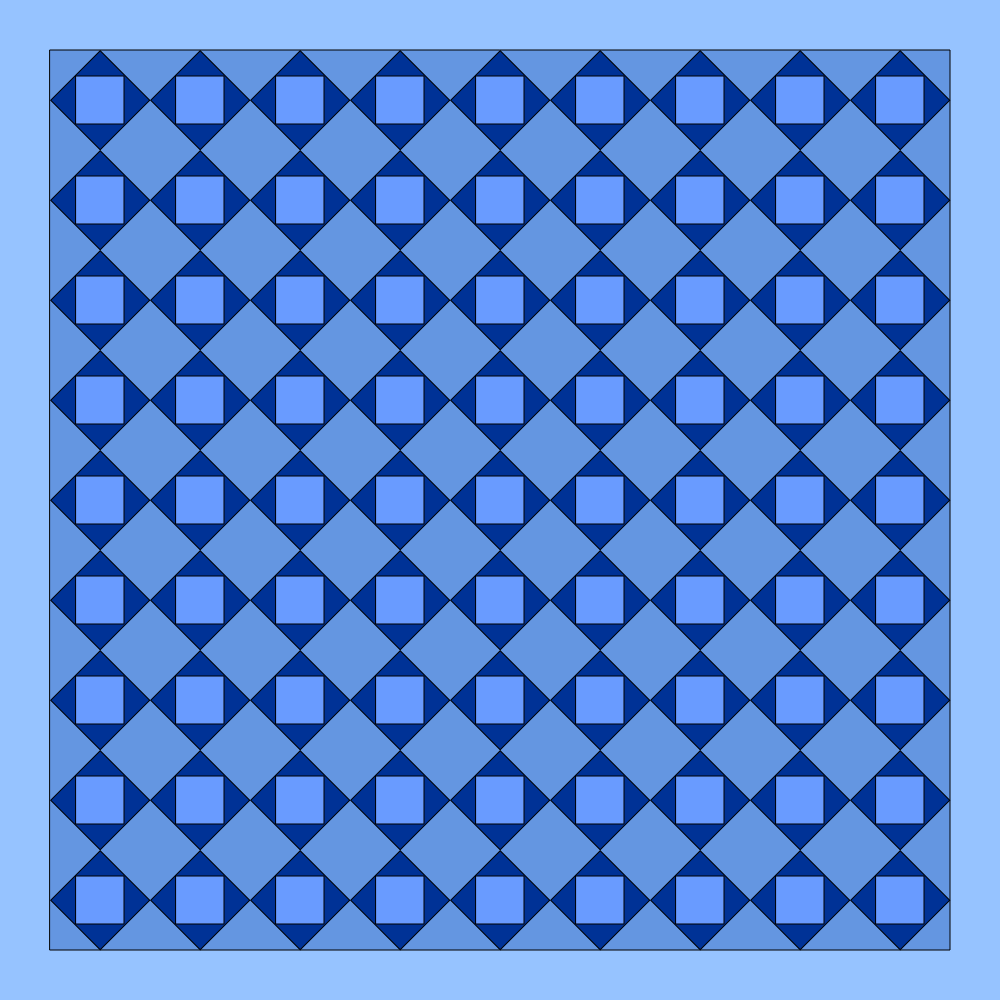
Frame 1 (no input)
Frame 2 (the mouse pressed at the canvas centre, redrawn once): identical to frame 1, image omitted

The p5.js sketch that drew this single still picture (run headless with seeded random() and noise() and a simulated clock; the mouse was pressed at the canvas centre and the sketch redrawn once):

// p5.js sketch
// ── sketch.js
function setup() {
  createCanvas(1000, 1000);
  noLoop()
}

function draw() {
    
//  border
  fill(150, 195, 255);//light blue
  noStroke();
  rect(0, 0, 1000, 50);// top
  rect(0, 950, 1000, 52);  // bottom
  
  fill(150, 195, 255);
  rect(0, 50, 51, 900); // left
  rect(949, 50, 51, 900); // right
  
//background
  stroke (0,0,0)
  fill(100,150,225);//medium blue
  rect(50, 50, 900, 900);
  
  
  translate(50, 50);

// Squares
  for (let x = 0; x < 9; x++)
    for (let y = 0; y < 9; y++){
      push();
      translate(x * 100, y * 100);
      
        if (x % 1 == 0) {
          fill(0, 50, 150);
        } else {
          fill(150,210,255);
        }
      
      rotate(PI / 4.0);
      rect(36, -35, 70, 70);
      
      pop();
    }  

// 2nd Square
  for (let x = 0; x < 9; x++)
    for (let y = 0; y < 9; y++){
      push();
      translate(x * 100, y * 100);
      
        if (x % 1 == 0) {
          fill(105,155,255);
        } else {
          fill(150, 195, 255);
        }
      
      rect(26, 26, 48, 48);
      
      pop();
    } 

}
